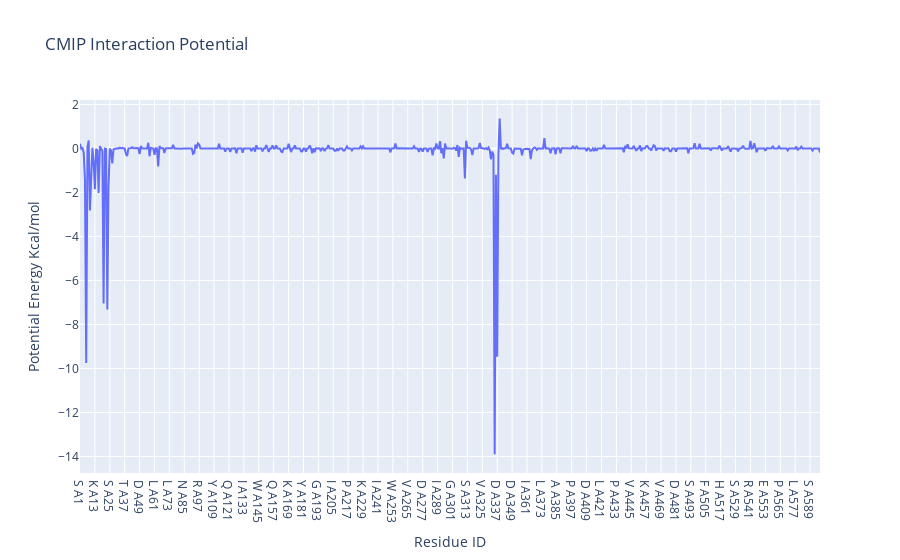

Write notebook code for a chart like this one.
### Markdown cell above
<a id="plotRBD_residues"></a>
### Interaction energy by residue
Visualizing the **interaction potential energies** computed by **CMIP**. The plot shows **interactions energies** (in kcal/mol, Y axis) for **each of the residues** (computed summing the contributions of all atoms included in the residue) of the **hACE2 protein** (X axis).

### Code cell
import plotly
import plotly.graph_objs as go
from biobb_cmip.utils.representation import get_energies_byres


res_list, energy_dict = get_energies_byres(hACE2_byat_out, cutoff=55)

plotly.offline.init_notebook_mode(connected=True)

fig = {"data": [go.Scatter(x=res_list, y=energy_dict['ES&VDW'])],
       "layout": go.Layout(title="CMIP Interaction Potential", 
                           xaxis=dict(title = "Residue ID"), 
                           yaxis=dict(title = "Potential Energy Kcal/mol"))}

plotly.offline.iplot(fig)

### Figure 1 — Plotly figure (JSON) as saved in the notebook; plotly's stock layout.template omitted (floating-point values rounded to 4 significant figures; data arrays with more than 128 entries replaced by an {"elided": "..."} marker saying what was removed)
{"data": [{"type": "scatter", "x": {"elided": "597 str values"}, "y": {"elided": "597 float values"}}], "layout": {"title": {"text": "CMIP Interaction Potential"}, "xaxis": {"title": {"text": "Residue ID"}}, "yaxis": {"title": {"text": "Potential Energy Kcal/mol"}}}}
